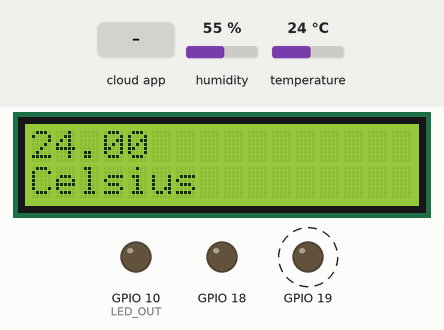
Bench run of a sketch on a simulated ESP32-S3. Shown: 16×2 character LCD, output pins drawn as LEDs (lit = HIGH). Dashed ring = blinking. The test bench sets the inputs (shaded band); at power-on: humidity 55 %, temperature 24 °C. What the sketch prints to the serial monitor is not drawn.

Above: at 3.7 s.
3.8 s: the phone or cloud app sets led to 1
At 6.7 s:
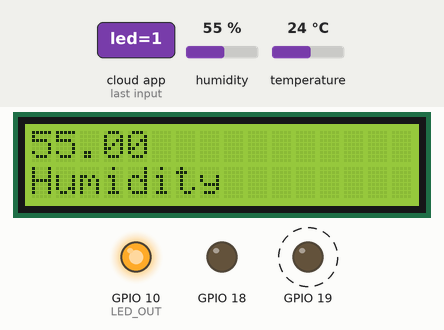
8.5 s: humidity set to 22 %
At 10.7 s:
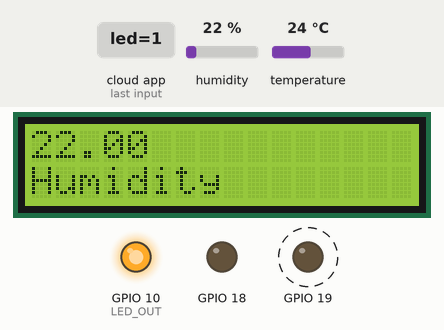
11.7 s: temperature set to 12 °C
At 14.2 s:
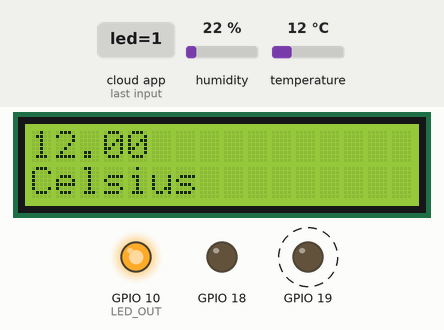
15.0 s: humidity set to 40 %
At 17.4 s:
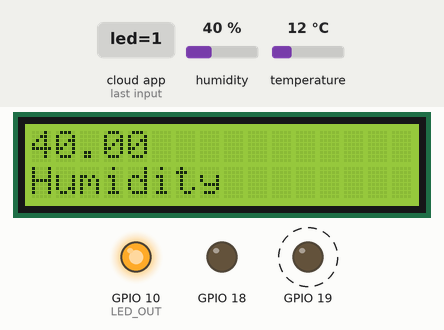
18.1 s: temperature set to 19 °C
At 20.3 s:
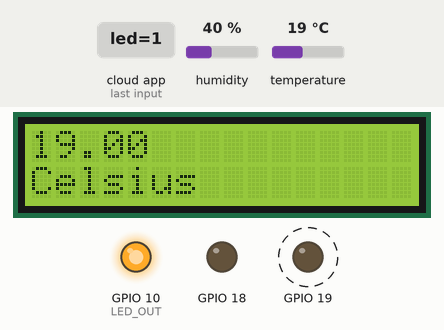
21.4 s: the phone or cloud app sets led to 0
At 23.9 s:
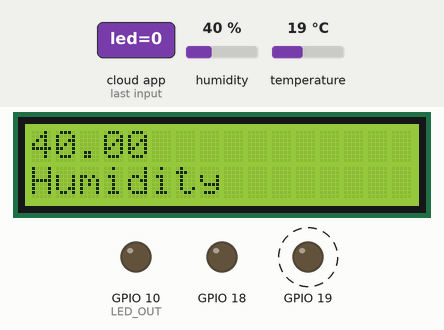
Timing chart, 0 to 27.8 s (numbered marks = the images above; inputs shaded):
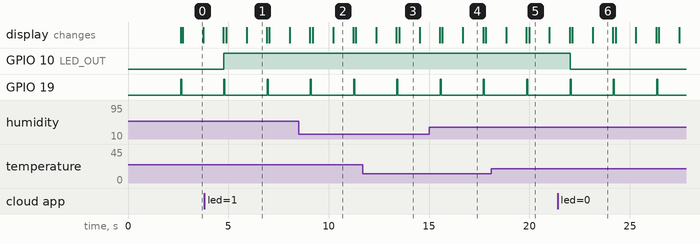

Measured:
- after the input at 3.8 s, GPIO 10 (LED_OUT): LOW → HIGH after 0.98 s
- after the input at 21.4 s, GPIO 10 (LED_OUT): HIGH → LOW after 0.62 s
- by itself, GPIO 19: alternates HIGH for 0.05 s and LOW for 2.1 s
- what the display in image 0 shows lasts 1.1 s, from 2.7 s to 3.8 s

The sketch:

ergasiaIoT2022.ino
```cpp
#include <ThingerESP32.h> //εδω κανουμε include ολες τις απαραιτητες βιβλιοθηκες για την ευρυθμη λειτουργια του προγραμματος
#include "DHT.h"
#include <LiquidCrystal_I2C.h>
#include <WiFi.h>

#define LED_OUT 10
#define USERNAME "" //Εδω βαζουμε το ονομα χρηστη στην πλατφορμα Thinger.io
#define DEVICE_ID "" //Εδω γραφουμε τις πληροφοριες της πλακετας οπως την περασαμε στο Thinger.io
#define DEVICE_CREDENTIAL "" //Eδω γραφουμε τα credentials της πλακετας οπως τα βαλαμε στην αρχικη εγγραφη στην πλατφορμα Thinger.io


#define SSID "" //Εδω βαζουμε το ονομα του wifi απο το οποιο ειμαστε συνδεδεμενοι
#define SSID_PASSWORD "" //Τοποθετουμε τον κωδικο απο το δικτυο wifi ωστε να συνδεθει η πλακετα

#define DHTPIN 4     // εδω συνδεομαστε με το πιν στο οποιο ειναι συνδεδεμενος ο αισθητηρας (D4)
#define DHTTYPE DHT11   // εδω δινουμε τον τυπο του αισθητηρα που χρησιμοποιουμε (DHT 11)

// οριζουμε τον αριθμο των στηλων κι των γραμμων της οθονης που χρησιμοποιουμε
int lcdColumns = 16; //set the LCD number of columns
int lcdRows = 2; //set the lcd number of rows
int SensorValue[30];
int j;
long result;
// set LCD address, number of columns and rows
// if you don't know your display address, run an I2C scanner sketch
LiquidCrystal_I2C lcd(0x27, lcdColumns, lcdRows);

DHT dht(DHTPIN, DHTTYPE); //declare the DHT PIN, WITH THE TYPE (INITIALIZE THE DHT11 SENSOR)
ThingerESP32 thing(USERNAME, DEVICE_ID, DEVICE_CREDENTIAL); // εδω δημιουργουμε συνδεση αναμεσα στην πλακετα ESP32 κι στην πλατφορμα Thinger.io

void setup() {
  // open serial for debugging
  Serial.begin(115200); //intialize the serial baud rate to 115200 bauds/sec


  thing.add_wifi(SSID, SSID_PASSWORD); //establish the Wi-Fi connection

  pinMode(18,OUTPUT);
  pinMode(19, OUTPUT);

  lcd.init(); //εντολη να αναψει η οθονη LCD
  lcd.backlight();  // turn on LCD backlight
  lcd.setCursor(0, 0);
  lcd.print("Your connection");
  lcd.setCursor(0, 1);
  lcd.print("was successful!");
  delay(2500); // //delay 10 seconds before clearing the lcd display (taking another measurement)
  lcd.clear();
  dht.begin(); // εδω ο αισθητηρας ξεκιναει να παιρνει μετρησεις
  pinMode(LED_OUT,OUTPUT);
  // digital pin control example (i.e. turning on/off a light, a relay, configuring a parameter, etc)
  thing["led"] << digitalPin(LED_OUT);

  // resource output example (i.e. reading a sensor value)
  thing["millis"] >> outputValue(millis());

}
//float humidity;//edo ξεκιανω την μετρησεις υγρασ
void loop() {
  //delay(1000);   // Wait a second between measurements.
  // Read temperature as Celsius (the default)
  float t = dht.readTemperature();
  float h = dht.readHumidity();

  thing.handle(); //handle the connection
  thing["VALUES:"] >> [t ,h,result](pson& out){ //output into the Thinger.io API the sensor values //
  out["TEMPERATURE"] = t; //output the real values    }; //output into the Thinger.i
  out["HUMIDITY"] = h;
  out["avg_temp"] = result;
  };

  //delay(1000); //wait for 1 second before running again!
  if( t  >= 24.5){
    digitalWrite(18, HIGH);
    delay(50);
    digitalWrite(18, LOW);
    delay(50);
    //digitalWrite(19, HIGH);
    //delay(50);
    //digitalWrite(19, LOW);
    //delay(50);

  }
  else if( t < 24.5 ){

    //digitalWrite(18, LOW);
    digitalWrite(19, HIGH);
    delay(50);
    digitalWrite(19,LOW);
    delay(50);

  }
  // Print a message into the Thinger.io API Console
  // REALVALUE = (t);

  // Check if any reads failed and exit early (to try again).
  if (isnan(t) || isnan(h)) { //if the value reading failed
    Serial.println(F("Failed to read from DHT sensor!")); //then print the right message into the Serial Port
    lcd.setCursor(0, 0); //also set the cursor to first column, first row
    lcd.print("FAILURE"); //print the right message into the LCD Display
    return;
  }


  for (j = 0; j < 30; j++) {
    SensorValue[j] = dht.readTemperature();
  }

  // we now have 10 readings, so average them
  result = 0;
  for (j = 0; j < 30; j++) {
    result = result + SensorValue[j]; // add them up
  }
  result = result / 30;

  // set cursor to first column, first row
  lcd.setCursor(0, 0);
  lcd.print(t);   // print the temperature
  lcd.setCursor(0,1); //set the cursor to the first column, second row
  lcd.print("Celsius"); //print the right message into the Serial port
    // clears the display to print new message
  Serial.print(F("%  Temperature: "));
  Serial.print(t);
  delay(1000);
  lcd.clear();
  lcd.setCursor(0, 0);
  lcd.print(h);
  lcd.setCursor(0, 1);
  lcd.print("Humidity");
  Serial.print(F("°C "));
  Serial.print(F("Humidity: "));
  Serial.print(h);
    // clears the display to print new message
  delay(1000); //DELAY 1000 1 SEC//delay 10 seconds before clearing the lcd display (taking another measurement)
  lcd.clear(); //clear the LCD Display
}
```
